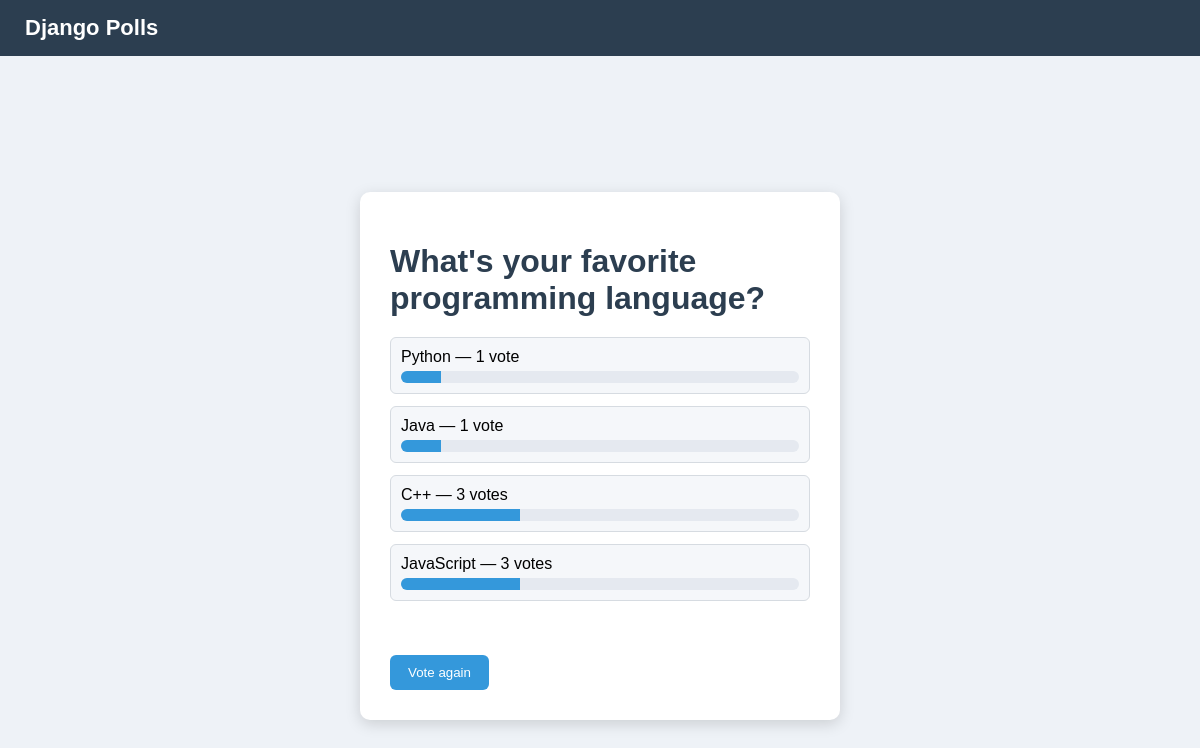
Page /3/results/ on the earlier database version.
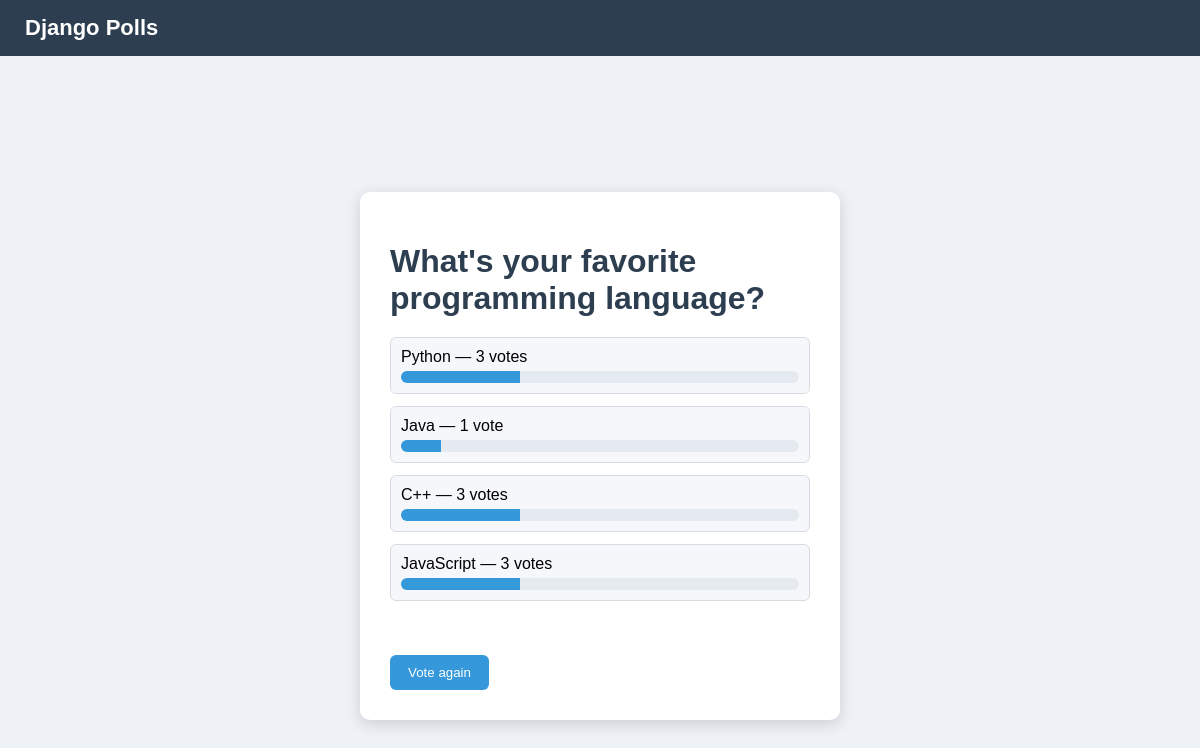
Same page on the later database version.
### polls/models.py (models this page shows, shortened)
class Choice(models.Model):
    question = models.ForeignKey(Question, on_delete=models.CASCADE)
    choice_text = models.CharField(max_length=200)
    votes = models.IntegerField(default=0)

### polls/views.py (the view)
# urls.py: path("<int:question_id>/results/", views.results, name="results"),
def results(request, question_id):
    question = get_object_or_404(Question, pk=question_id)
    return render(request, "polls/results.html", {"question": question})

### polls/templates/polls/results.html
{% load static %}
<link rel="stylesheet" href="{% static 'polls/style.css' %}">
<header>
    <a href="{% url 'polls:index' %}">Django Polls</a>
</header>
<div class="container">
<div class="card">
<h1>{{ question.question_text }}</h1>
{% with total=question.choice_set.all|length %}
<ul class="results">
{% for choice in question.choice_set.all %}
<li>
    <div class="result-text">
        {{ choice.choice_text }} — {{ choice.votes }} vote{{ choice.votes|pluralize }}
    </div>
    <div class="bar-container">
        <div class="bar" style="width: {{ choice.votes|add:0 }}0%;"></div>
    </div>
</li>
{% endfor %}
</ul>
{% endwith %}
<br>
<a href="{% url 'polls:detail' question.id %}">
<button>Vote again</button>
</a>
</div>
</div>

Differences in the rows shown:
changed Choice "Python": votes "1" → "3"
